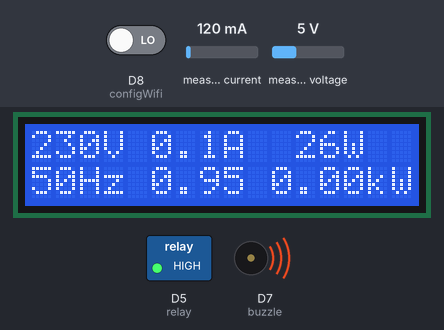
Recording of a sketch running on a simulated ESP8266 (NodeMCU). On the bench: 16×2 character LCD, switched loads named in the sketch (green lamp = pin HIGH), buzzer (waves = sounding, pin HIGH). The inputs (shaded band) are chosen by the test bench; at power-on: measured current 120 mA, measured voltage 5 V, D8 (configWifi) LOW. WiFi joins after 1.5 s; servers stay silent unless stated; network time is answered at once with the bench clock; the local clock reads 2024-03-15 10:24:30 at power-on unless the sketch sets it; the Firebase database answers and starts empty.

Above: at 3.8 s.
3.9 s: measured current set to 40 mA
At 5.6 s:
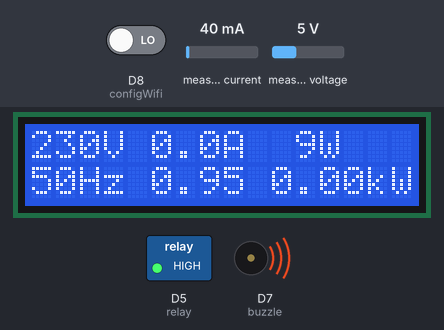
6.5 s: measured voltage set to 0.3 V
At 9.5 s:
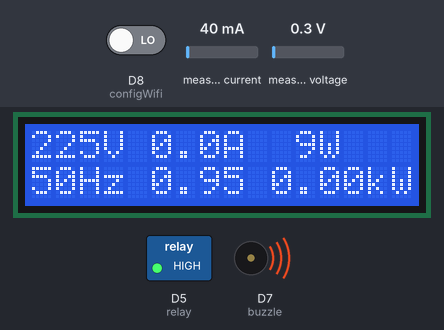
9.7 s: measured current set to 500 mA
At 11.8 s:
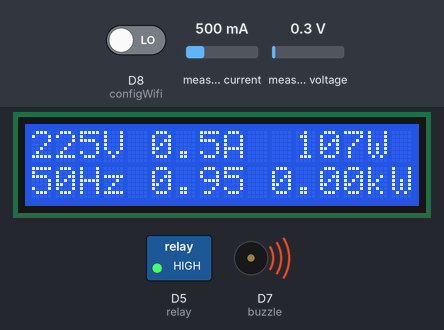
12.1 s: measured voltage set to 3.8 V
At 14.9 s:
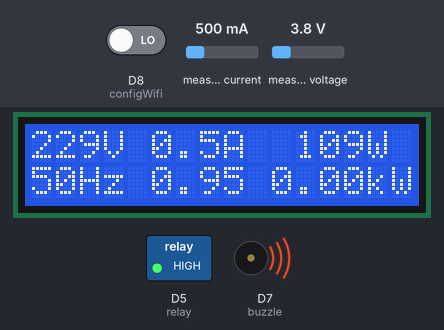
Timing chart, 0 to 16.3 s (numbered marks = the images above; inputs shaded):
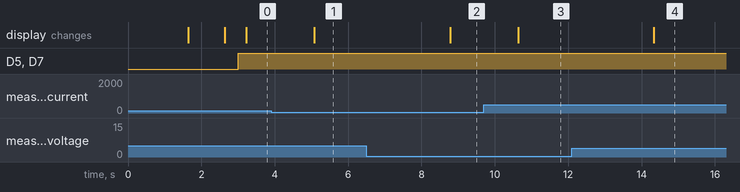

The sketch:

_ota.ino
```cpp
//========== PZEM004T ==========//
#include <PZEM004Tv30.h>
PZEM004Tv30 pzem(D3, D4);

//========== PROTOCOL ==========//
#include <SPI.h>
#include <Wire.h>

//========== OLED ==========//
//#include <Adafruit_GFX.h>
//#include <Adafruit_SSD1306.h>

//#define SCREEN_WIDTH 128  // OLED display width, in pixels
//#define SCREEN_HEIGHT 64  // OLED display height, in pixels
//
//#define OLED_RESET -1         // Reset pin # (or -1 if sharing Arduino reset pin)
//#define SCREEN_ADDRESS 0x3D  ///< See datasheet for Address; 0x3D for 128x64, 0x3C for 128x32
//Adafruit_SSD1306 display(SCREEN_WIDTH, SCREEN_HEIGHT, &Wire, OLED_RESET);


//========== WIFI ==========//
#include <ESP8266WiFi.h>
#include <DNSServer.h>
#include <ESP8266WebServer.h>
#include <WiFiManager.h>
WiFiManager wifiManager;
#define Device_Name "CONG TO DIEN 1 Pha"
#define configWifi D8

//========== OTA ==========//
#include <ESP8266WiFiMulti.h>
ESP8266WiFiMulti WiFiMulti;

//========== FIREBASE ==========//
#include <FirebaseESP8266.h>
#define FIREBASE_HOST "https://startup2023-e6d76-default-rtdb.firebaseio.com/"
#define FIREBASE_AUTH "7MZn8r1bYzOMXaIun13GQpRAO1wFKCTpL7B2xswz"
FirebaseData fbdo;
FirebaseAuth auth;
FirebaseConfig config;
FirebaseJson json;

//========== EEPROM ==========//
#include <EEPROM.h>

//========== LCD1602 ==========//
#include <LiquidCrystal_I2C.h>
LiquidCrystal_I2C lcd(0x27, 16, 2); // địa chỉ màn hình, thường là 0X27 hoặc 0X3F

//========== Time ==========//
#include <TimeLib.h>
#include <WiFiUdp.h>
#include <NTPClient.h>
WiFiUDP ntpUDP;
NTPClient timeClient(ntpUDP, "1.asia.pool.ntp.org", 7*3600);

//========== ELECTRIC PARAMETER ==========//
float
voltage  ,
current  ,
power    ,
pf       ,
frequency,
energy;

//========== TIME PARAMETER ==========//
unsigned int
second_,
minute_,
hour_,
wday_,
day_,
month_,
year_;
unsigned long
currentTime = 0,
timeDelay = 1000,
epoch_time;

//========== DATABASE PATH ==========//
String historyDataPath;
String nowDataPath = "ESP8266/Now";
String voltagePath = "/Voltage";
String currentPath = "/Current";
String powerPath   = "/Power";
String freqPath    = "/Frequency";
String pfPath      = "/Pf";
String energyPath  = "/Energy";

//========== CONTROL DEVICE ==========//
#define buzzle D7
#define relay  D5

// //========== DATABASE VARIAN ==========//
float read_voltage;
float read_amp;
int state;

void setup() {
    Serial.begin(115200);
    //EEPROM.begin(512);
    //EEPROM.write(0, 2);
    //float a = EEPROM.read(0);
    Wire.begin(D2,D1);               //Thiết lập chân kết nối I2C (SDA,SCL);
    lcd.init();                      //Khởi tạo LCD
    lcd.clear();                     //Xóa màn hình
    lcd.backlight();
    pinMode(configWifi, INPUT);
    pinMode(buzzle, OUTPUT);
    pinMode(relay, OUTPUT);
    Firebase.begin(FIREBASE_HOST, FIREBASE_AUTH);

    wifiManager.setConfigPortalTimeout(60); // 1 minute

    if (!wifiManager.autoConnect(Device_Name)) {
      Serial.println("failed to connect and hit timeout");
      lcd.clear();
      lcd.setCursor(0,0);
      lcd.print("Dang Ket Noi....");
      delay(3000);
      //reset and try again, or maybe put it to deep sleep
      ESP.restart();
      delay(5000);
    }

    lcd.clear();
    lcd.setCursor(0,0);
    lcd.print("Wifi connecting to ");
    lcd.print(WiFi.SSID().c_str());

    lcd.print("\nConnecting");
    while ( WiFi.status() != WL_CONNECTED ) {
      delay(500);
      lcd.print(".");
    }

    lcd.clear();
    lcd.setCursor(0,0);

    lcd.println("Wifi Connected!");
    lcd.print("IP:");
    lcd.print(WiFi.localIP());
    delay(1000);

    lcd.clear();
    timeClient.begin();
}

void loop() {

  // BUTTON EVENT
  if (digitalRead(configWifi) == HIGH) {
      delay(30);
      if (digitalRead(configWifi) == HIGH) {
        delay(3000);
        if (digitalRead(configWifi) == HIGH) {
          wifiManager.resetSettings();
          delay(1000);
          ESP.restart();
        }
      }
    }

  // 2s CYCLE
  if (millis() - currentTime > timeDelay) {
    // CALCULATE ELECTRIC PARAMETER
    voltage = pzem.voltage();
    current = pzem.current();
    power = pzem.power();
    energy = pzem.energy();
    frequency = pzem.frequency();
    pf = pzem.pf();

    // DISPLAY PARAMETER
    getDataFromDatabase();
    processData();

    // DISPLAY PARAMETER
    getTimeDate();
    LCD1602();

    //PUT DATA
    putHistoryData();
    currentTime = millis();
  }
}

//void OLED{
//    display.clearDisplay();
//    display.setTextSize(1);
//    display.setTextColor(SSD1306_WHITE);  // Draw white text
//    display.setCursor(0, 0);              // Start at top-left corner
//    display.print("   ELECTRIC METER");
//    display.setTextSize(2);
//    display.setCursor(0, 15);
//    display.print(power);            display.print("W");
//    display.setTextSize(1);                  // Normal 1:1 pixel scale
//    display.setCursor(0, 35);
//    display.print(voltage);          display.print("V / ");
//    display.print(current);          display.print("A");
//    display.setCursor(0, 45);
//    display.print(frequency, 1);     display.print("Hz/");
//    display.print(pf);               display.print("/");
//    display.print(energy);           display.print("kWh");
//
//    display.display();
//}

void LCD1602()
{
  if (!isValidPzem()) {
    lcd.setCursor(0, 0);  lcd.print("  CHUA KET NOI  ");
    lcd.setCursor(0, 1);  lcd.print("      PZEM      ");
  }

  else {
    // DISPLAY
    lcd.setCursor(0, 0);  lcd.print(voltage, 0);   lcd.print("V ");
    lcd.setCursor(5, 0);  lcd.print(current, 1);   lcd.print("A");   padding100(current);
    lcd.setCursor(11, 0); lcd.print(power, 0);     lcd.print("W");   padding1000(power);
    lcd.setCursor(0, 1);  lcd.print(frequency, 0); lcd.print("Hz ");
    lcd.setCursor(5, 1);  lcd.print(pf, 2);        lcd.print(" ");
    lcd.setCursor(10, 1); lcd.print(energy, 2);    lcd.print("kW"); padding1000(energy);
  }
}

void SerialMonitor()
{
  // Check if the data is valid
  if (!isValidPzem()) {
    Serial.print("Error!!");
  } else {

    // Print the values to the Serial console
    Serial.print("Voltage: ");      Serial.print(voltage);      Serial.println("V");
    Serial.print("Current: ");      Serial.print(current);      Serial.println("A");
    Serial.print("Power: ");        Serial.print(power);        Serial.println("W");
    Serial.print("Energy: ");       Serial.print(energy, 3);     Serial.println("kWh");
    Serial.print("Frequency: ");    Serial.print(frequency, 1); Serial.println("Hz");
    Serial.print("PF: ");           Serial.println(pf);
  }
  Serial.println();
}  // end SerialMonitor

void padding1000(int padVar) {
  if (padVar < 10) {
    lcd.print("   ");
  }
  else if (padVar < 100) {
    lcd.print("  ");
  }
  else if (padVar < 1000) {
    lcd.print(" ");
  }
}
void padding100(int padVar) {
  if (padVar < 10) {
    lcd.print("  ");
  }
  else if (padVar < 100) {
    lcd.print(" ");
  }
}
void padding10(int padVar) {
  if (padVar < 10) {
    lcd.print(" ");
  }
}

void setJsonData(String path, float value){
    json.set(path, value);
}

void setAllJsonData(){
  setJsonData(voltagePath,voltage);
  setJsonData(currentPath,current);
  setJsonData(powerPath,power);
  setJsonData(freqPath,frequency);
  setJsonData(pfPath,pf);
  setJsonData(energyPath,energy);
}

void putData(String pathDatabase){
  Firebase.RTDB.setJSON(&fbdo, pathDatabase.c_str(), &json);
}

void putHistoryData() {
  if (!isValidPzem()){

  }else {

    // PUT DATA ON DATABASE
    historyDataPath = "ESP8266/History" + String('/') + String(year_) +
    String('/') + String(month_) + String('/') + String(day_) +
    String('/') + String(hour_) + String('/') + String(minute_) + String('/');

    setAllJsonData();
    putData(historyDataPath);
    putData(nowDataPath);
  }
}

void getTimeDate(){
  timeClient.update();
  unsigned long unix_epoch = timeClient.getEpochTime();
  // GET NOW TIME AND DATE
  second_ = second(unix_epoch);
  minute_ = minute(unix_epoch);
  hour_   = hour(unix_epoch);
  wday_    = weekday(unix_epoch);
  day_    = day(unix_epoch);
  month_  = month(unix_epoch);
  year_   = year(unix_epoch);

  /*
  nowTime = String(hour_) + ":" + String(minute_) + ":" + String(second_);
  nowDate = String(day_) + "-" + String(month_) + "-" + String(year_);
  nowTimeDate = nowTime + " " + nowDate;
  Serial.println(nowTimeDate);
  */
}

boolean isValidPzem(){
  if (isnan(voltage) || (isnan(current)) || (isnan(power)) || (isnan(energy)) || (isnan(frequency)) || (isnan(pf))) {
    return false;
  }else {
    return true;
  }
}

void getDataFromDatabase(){

  if (Firebase.RTDB.getFloat(&fbdo, "Flutter/voltage/thresholdValue")) {
    if (fbdo.dataType() == "float") {
      float floatVolValue = fbdo.floatData();
      read_voltage = floatVolValue;
    }
  }

  if (Firebase.RTDB.getFloat(&fbdo, "Flutter/amperage/thresholdValue")) {
    if (fbdo.dataType() == "float") {
      float floatAmpValue = fbdo.floatData();
      read_amp = floatAmpValue;
    }
  }
}


void processData(){

  if ((read_voltage < voltage) || (read_amp < current)) {
    // canh bao

    // coi
    digitalWrite(buzzle, HIGH);
    // kich relay
    digitalWrite(relay, HIGH);
    // doi trang trai thiet bi
    Firebase.RTDB.setInt(&fbdo, "Flutter/Monitor2/isOn", 0);

  }else {
    // kiem tra xem co tin hieu bat led hay khong
    if (Firebase.RTDB.getInt(&fbdo, "Flutter/Monitor2/isOn")) {
      if (fbdo.dataType() == "int") {
        int tmp = fbdo.intData();
        state = tmp;
        Serial.println(state);
      }
    }
    if (state == 1) {

      digitalWrite(relay, LOW);

    }else {

      digitalWrite(relay, HIGH);

    }

    // tat coi
    digitalWrite(buzzle, LOW);
  }
}
```

Measured:
- after the input at 3.9 s, the display: changes after 1.2 s (image 1)
- after the input at 6.5 s, the display: changes after 2.3 s (image 2)
- after the input at 9.7 s, the display: changes after 0.93 s (image 3)
- after the input at 12.1 s, the display: changes after 2.2 s (image 4)
